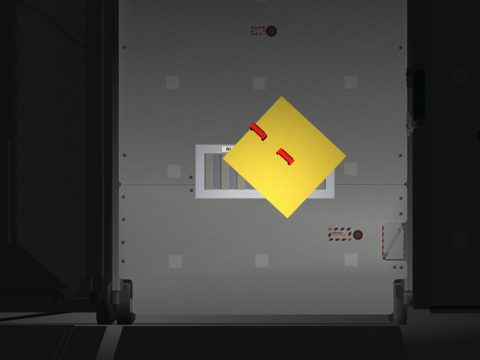
#> input picture tasks/space/freeflyer_uncrewed_station_caretaking/tests/review/observability/hidden_h2xp_0/blocked_1.0m.jpg, 480 x 360 px
$ python -i vision.py   (imports and definitions only)   (older library calls are emulated)
#> lines starting #> are read from the running program, lines starting #| are printed output that depends on the picture; after the words box and inside, x2 and y2 are one past the last pixel; in counts of white or black regions, pixels touching at a corner belong together
"""Classical image helpers shared by the reference readers (OpenCV + numpy only, no learned models).

Conventions: images are RGB uint8 (H, W, 3); `gray01` gives float32 in [0, 1]; pixel coordinates are OpenCV's (x right,
y down, pixel centres at integers). Ellipses are (cx, cy, a, b, ang) with semi-axes a >= b and `ang` the direction of
the a-axis in radians in pixel coordinates (y down). Angles on a rectified dial are counter-clockwise as the viewer
sees it (the y-up convention), so they match the targets' face frame.
"""

from __future__ import annotations

import math

import cv2
import numpy as np

__all__ = ["gray01", "hsv01", "find_bright_ellipses", "polar_sample", "find_bright_quads", "order_quad", "refine_quad",
           "warp_quad", "circ_smooth", "longest_run", "peaks_1d", "center_weight", "largest_component",
           "subpixel_peak", "highpass_1d", "scale_comb", "comb_index", "flatten_plate_image"]


# [18 lines left out: functions gray01, hsv01, center_weight, not called in this run]


def _otsu(img8):
    t, _ = cv2.threshold(img8, 0, 255, cv2.THRESH_BINARY + cv2.THRESH_OTSU)
    return float(t)


def find_bright_ellipses(gray: np.ndarray, min_semi_axis_px: float = 5.0, min_axis_ratio: float = 0.22,
                         max_candidates: int = 6, centre_sigma: float = 0.35, work_width: int = 800,
                         hull: bool = False, hi_fracs=(), islands: bool = False):
    """Candidate bright elliptical regions (a dial, a lamp lens) with their scores, best first.

    The image is thresholded at a few Otsu levels (whole image, central crop), dark marks inside a bright region are
    closed at several kernel sizes, and each external contour is fitted with an ellipse; a candidate must fill its
    ellipse and follow it closely. Returns [(ellipse, score)], ellipse in full-resolution pixel coordinates.
    hull=True (2026-11-14, the gauge reader's second try): the ellipse is fitted to the contour's convex hull
    and must follow the hull closely, so the notches that the needle and the digits at the rim cut into the face's
    contour do not reject it (a closing large enough to fill them joins the face to a bright wall over a bezel that
    looks thin from below). hi_fracs (same pass): extra thresholds at these fractions of the central crop's 99th
    percentile; a white face inside a dark bezel on a light wall is a hole of the wall's region at every lower
    threshold (only external contours are fitted), and becomes a region of its own between the wall's and the face's
    brightness. islands=True (2026-11-16): the outer contour of every bright region is fitted,
    also of a region lying inside a hole of another (a grey dial face inside its dark bezel on a dressed wall brighter
    than the face: the face is an island of the wall's region at every threshold, which only external contours never
    see)."""
    H, W = gray.shape
    s = min(1.0, float(work_width) / max(W, 1))
    g = gray if s >= 1.0 else cv2.resize(gray, (int(round(W * s)), int(round(H * s))), interpolation=cv2.INTER_AREA)
    h, w = g.shape
    g8 = np.clip(g * 255.0, 0, 255).astype(np.uint8)
    g8 = cv2.GaussianBlur(g8, (0, 0), 0.8)
    thr = {_otsu(g8)}
    cy0, cy1, cx0, cx1 = h // 4, 3 * h // 4, w // 4, 3 * w // 4
    tc = _otsu(np.ascontiguousarray(g8[cy0:cy1, cx0:cx1]))
    thr.add(tc)
    hi = float(np.percentile(g8[cy0:cy1, cx0:cx1], 99))
    thr.add(0.5 * (tc + hi))
    thr.add(max(8.0, 0.6 * tc))
    for f in hi_fracs:
        if f * hi > tc:
            thr.add(float(f) * hi)
    min_ax = max(2.0, min_semi_axis_px * s)
    cands = []
    for t in sorted(thr):
        bw = (g8 > t).astype(np.uint8)
        for k in (0, 3, 5, 9, 15, 25):
            if k:
                m = cv2.morphologyEx(bw, cv2.MORPH_CLOSE, cv2.getStructuringElement(cv2.MORPH_ELLIPSE, (k, k)))
            else:
                m = bw
            if islands:
                cnts, hier = cv2.findContours(m, cv2.RETR_CCOMP, cv2.CHAIN_APPROX_NONE)
                cnts = [c for c, h_ in zip(cnts, hier[0] if hier is not None else []) if h_[3] < 0]
            else:
                cnts, _ = cv2.findContours(m, cv2.RETR_EXTERNAL, cv2.CHAIN_APPROX_NONE)
            for c in cnts:
                if len(c) < 10:
                    continue
                area = cv2.contourArea(c)
                if area < math.pi * min_ax * min_ax * min_axis_ratio:
                    continue
                if area > 0.6 * h * w:
                    continue
                if hull:
                    c = cv2.convexHull(c)
                    if len(c) < 6:
                        continue
                (ex, ey), (ew, eh), ang = cv2.fitEllipse(c)
                a, b = ew / 2.0, eh / 2.0
                ang_r = math.radians(ang)
                if b > a:
                    a, b = b, a
                    ang_r += math.pi / 2
                if b < min_ax or b / max(a, 1e-6) < min_axis_ratio:
                    continue
                fill = area / (math.pi * a * b)
                if not 0.82 < fill < 1.08:
                    continue
                p = c[:, 0, :].astype(np.float64) - (ex, ey)
                ca, sa = math.cos(ang_r), math.sin(ang_r)
                u = (p[:, 0] * ca + p[:, 1] * sa) / a
                v = (-p[:, 0] * sa + p[:, 1] * ca) / b
                resid = float(np.mean(np.abs(np.sqrt(u * u + v * v) - 1.0)))
                if resid > 0.07:
                    continue
                # touching the image border: the region may be cut
                x, y, bw_, bh_ = cv2.boundingRect(c)
                border = (x <= 1 or y <= 1 or x + bw_ >= w - 1 or y + bh_ >= h - 1)
                score = (1.0 - resid / 0.07) * (1.0 - abs(1.0 - fill) * 3) * center_weight(ex, ey, w, h, centre_sigma)
                score *= math.sqrt(a * b) ** 0.5 * (0.3 if border else 1.0)
                cands.append(((ex / s, ey / s, a / s, b / s, ang_r), score))
    # de-duplicate: keep the best of candidates with nearly the same centre and size
    cands.sort(key=lambda e: -e[1])
    out = []
    for e, sc in cands:
        dup = False
        for f, _ in out:
            if (math.hypot(e[0] - f[0], e[1] - f[1]) < 0.15 * f[2] and abs(e[2] - f[2]) < 0.12 * f[2]
                    and abs(e[3] - f[3]) < 0.15 * f[3]):
                dup = True
                break
        if not dup:
            out.append((e, sc))
        if len(out) >= max_candidates:
            break
    return out


# [619 lines left out: functions polar_sample, order_quad, find_bright_quads, flatten_plate_image, refine_quad, refine_plate_sides and 12 more, not called in this run]

>>> import cv2
>>> picture = cv2.imread('../../../../../../space/freeflyer_uncrewed_station_caretaking/tests/review/observability/hidden_h2xp_0/blocked_1.0m.jpg', cv2.IMREAD_GRAYSCALE)
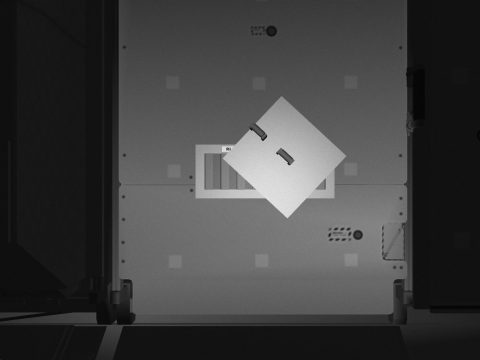
#> picture: shape (360, 480); min 4, max 235, mean 63.4
>>> result = find_bright_ellipses(picture)
#> in find_bright_ellipses, `g8 = np.clip(g * 255.0, 0, 255).astype(np.uint8)`: g8: shape (360, 480); every value is 255
#> in _otsu, `t, _ = cv2.threshold(img8, 0, 255, cv2.THRESH_BINARY + cv2.THRESH_OTSU)`: t = 0
#> in find_bright_ellipses, `thr = {_otsu(g8)}`: thr = 1 item
#> in _otsu (call 2), `t, _ = cv2.threshold(img8, 0, 255, cv2.THRESH_BINARY + cv2.THRESH_OTSU)`: img8: shape (180, 240); every value is 255
#> in find_bright_ellipses, `tc = _otsu(np.ascontiguousarray(g8[cy0:cy1, cx0:cx1]))`: tc = 0
#> in find_bright_ellipses, `hi = float(np.percentile(g8[cy0:cy1, cx0:cx1], 99))`: hi = 255
#> after the loop in find_bright_ellipses, `for f in hi_fracs:`: thr = 3 items
#> the loop in find_bright_ellipses, `for t in sorted(thr):` made 3 passes
#> t on passes 2 to 3: 8, 127.5
#> after the loop in find_bright_ellipses, `for t in sorted(thr):`: c = contour of 1676 points, box (x1, y1, x2, y2) (0, 0, 480, 360), area 171961; cands = []
#> result = []
